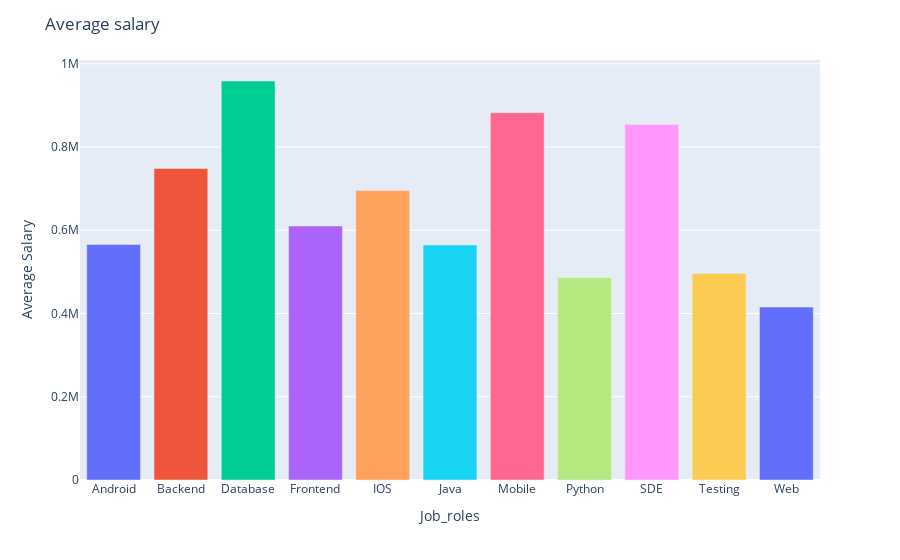

Here is the notebook cell this chart was saved with:
### Code cell
fig.show()

### Figure 1 — Plotly figure (JSON) as saved in the notebook; plotly's stock layout.template omitted (floating-point values rounded to 4 significant figures)
{"data": [{"alignmentgroup": "True", "hovertemplate": "Job_roles=%{x}<br>Average Salary=%{y}<extra></extra>", "legendgroup": "Android", "marker": {"color": "#636efa", "pattern": {"shape": ""}}, "name": "Android", "offsetgroup": "Android", "orientation": "v", "showlegend": true, "textposition": "auto", "type": "bar", "x": ["Android"], "xaxis": "x", "y": [565900.0], "yaxis": "y"}, {"alignmentgroup": "True", "hovertemplate": "Job_roles=%{x}<br>Average Salary=%{y}<extra></extra>", "legendgroup": "Backend", "marker": {"color": "#EF553B", "pattern": {"shape": ""}}, "name": "Backend", "offsetgroup": "Backend", "orientation": "v", "showlegend": true, "textposition": "auto", "type": "bar", "x": ["Backend"], "xaxis": "x", "y": [748500.0], "yaxis": "y"}, {"alignmentgroup": "True", "hovertemplate": "Job_roles=%{x}<br>Average Salary=%{y}<extra></extra>", "legendgroup": "Database", "marker": {"color": "#00cc96", "pattern": {"shape": ""}}, "name": "Database", "offsetgroup": "Database", "orientation": "v", "showlegend": true, "textposition": "auto", "type": "bar", "x": ["Database"], "xaxis": "x", "y": [958600.0], "yaxis": "y"}, {"alignmentgroup": "True", "hovertemplate": "Job_roles=%{x}<br>Average Salary=%{y}<extra></extra>", "legendgroup": "Frontend", "marker": {"color": "#ab63fa", "pattern": {"shape": ""}}, "name": "Frontend", "offsetgroup": "Frontend", "orientation": "v", "showlegend": true, "textposition": "auto", "type": "bar", "x": ["Frontend"], "xaxis": "x", "y": [610100.0], "yaxis": "y"}, {"alignmentgroup": "True", "hovertemplate": "Job_roles=%{x}<br>Average Salary=%{y}<extra></extra>", "legendgroup": "IOS", "marker": {"color": "#FFA15A", "pattern": {"shape": ""}}, "name": "IOS", "offsetgroup": "IOS", "orientation": "v", "showlegend": true, "textposition": "auto", "type": "bar", "x": ["IOS"], "xaxis": "x", "y": [695300.0], "yaxis": "y"}, {"alignmentgroup": "True", "hovertemplate": "Job_roles=%{x}<br>Average Salary=%{y}<extra></extra>", "legendgroup": "Java", "marker": {"color": "#19d3f3", "pattern": {"shape": ""}}, "name": "Java", "offsetgroup": "Java", "orientation": "v", "showlegend": true, "textposition": "auto", "type": "bar", "x": ["Java"], "xaxis": "x", "y": [564700.0], "yaxis": "y"}, {"alignmentgroup": "True", "hovertemplate": "Job_roles=%{x}<br>Average Salary=%{y}<extra></extra>", "legendgroup": "Mobile", "marker": {"color": "#FF6692", "pattern": {"shape": ""}}, "name": "Mobile", "offsetgroup": "Mobile", "orientation": "v", "showlegend": true, "textposition": "auto", "type": "bar", "x": ["Mobile"], "xaxis": "x", "y": [882300.0], "yaxis": "y"}, {"alignmentgroup": "True", "hovertemplate": "Job_roles=%{x}<br>Average Salary=%{y}<extra></extra>", "legendgroup": "Python", "marker": {"color": "#B6E880", "pattern": {"shape": ""}}, "name": "Python", "offsetgroup": "Python", "orientation": "v", "showlegend": true, "textposition": "auto", "type": "bar", "x": ["Python"], "xaxis": "x", "y": [486000.0], "yaxis": "y"}, {"alignmentgroup": "True", "hovertemplate": "Job_roles=%{x}<br>Average Salary=%{y}<extra></extra>", "legendgroup": "SDE", "marker": {"color": "#FF97FF", "pattern": {"shape": ""}}, "name": "SDE", "offsetgroup": "SDE", "orientation": "v", "showlegend": true, "textposition": "auto", "type": "bar", "x": ["SDE"], "xaxis": "x", "y": [853800.0], "yaxis": "y"}, {"alignmentgroup": "True", "hovertemplate": "Job_roles=%{x}<br>Average Salary=%{y}<extra></extra>", "legendgroup": "Testing", "marker": {"color": "#FECB52", "pattern": {"shape": ""}}, "name": "Testing", "offsetgroup": "Testing", "orientation": "v", "showlegend": true, "textposition": "auto", "type": "bar", "x": ["Testing"], "xaxis": "x", "y": [496300.0], "yaxis": "y"}, {"alignmentgroup": "True", "hovertemplate": "Job_roles=%{x}<br>Average Salary=%{y}<extra></extra>", "legendgroup": "Web", "marker": {"color": "#636efa", "pattern": {"shape": ""}}, "name": "Web", "offsetgroup": "Web", "orientation": "v", "showlegend": true, "textposition": "auto", "type": "bar", "x": ["Web"], "xaxis": "x", "y": [415500.0], "yaxis": "y"}], "layout": {"barmode": "relative", "legend": {"title": {"text": "Job_roles"}, "tracegroupgap": 0}, "margin": {"t": 60}, "showlegend": false, "title": {"text": "Average salary"}, "xaxis": {"anchor": "y", "categoryarray": ["Android", "Backend", "Database", "Frontend", "IOS", "Java", "Mobile", "Python", "SDE", "Testing", "Web"], "categoryorder": "array", "domain": [0, 1], "title": {"text": "Job_roles"}}, "yaxis": {"anchor": "x", "domain": [0, 1], "title": {"text": "Average Salary"}}}}
